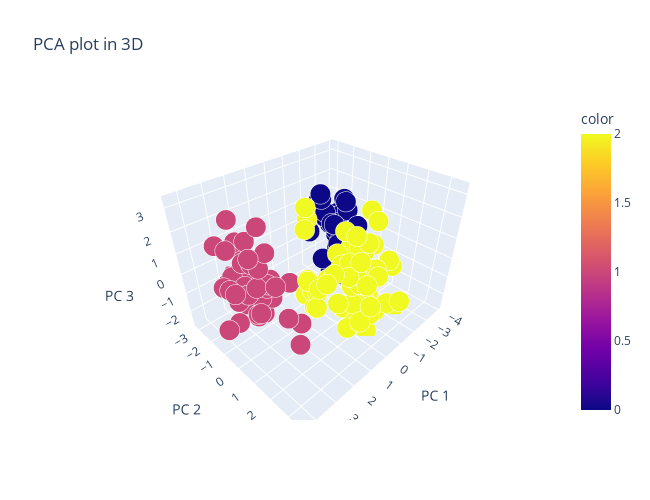

Write notebook code for a chart like this one.
### Markdown cell above
Se puede observar claramente los 3 clusters separados y los componentes que mejor describe a cada uno.

### Code cell
pca = PCA(n_components=3)
components = pca.fit_transform(X)

# Gráfica 3D
fig = px.scatter_3d(
    components, x=0, y=1, z=2, color=clusters, size=0.1*np.ones(len(X)), opacity = 1,
    title='PCA plot in 3D',
    labels={'0': 'PC 1', '1': 'PC 2', '2': 'PC 3'},
    width=650, height=500
)
fig.show()

### Figure 1 — Plotly figure (JSON) as saved in the notebook; plotly's stock layout.template omitted (floating-point values rounded to 4 significant figures; data arrays with more than 128 entries replaced by an {"elided": "..."} marker saying what was removed)
{"data": [{"hovertemplate": "PC 1=%{x}<br>PC 2=%{y}<br>PC 3=%{z}<br>size=%{marker.size}<br>color=%{marker.color}<extra></extra>", "legendgroup": "", "marker": {"color": {"elided": "161 int values"}, "coloraxis": "coloraxis", "opacity": 1, "size": {"elided": "161 float values"}, "sizemode": "area", "sizeref": 0.00025, "symbol": "circle"}, "mode": "markers", "name": "", "scene": "scene", "showlegend": false, "type": "scatter3d", "x": {"elided": "161 float values"}, "y": {"elided": "161 float values"}, "z": {"elided": "161 float values"}}], "layout": {"coloraxis": {"colorbar": {"title": {"text": "color"}}, "colorscale": [[0, "#0d0887"], [0.1111, "#46039f"], [0.2222, "#7201a8"], [0.3333, "#9c179e"], [0.4444, "#bd3786"], [0.5556, "#d8576b"], [0.6667, "#ed7953"], [0.7778, "#fb9f3a"], [0.8889, "#fdca26"], [1, "#f0f921"]]}, "height": 500, "legend": {"itemsizing": "constant", "tracegroupgap": 0}, "scene": {"domain": {"x": [0, 1], "y": [0, 1]}, "xaxis": {"title": {"text": "PC 1"}}, "yaxis": {"title": {"text": "PC 2"}}, "zaxis": {"title": {"text": "PC 3"}}}, "title": {"text": "PCA plot in 3D"}, "width": 650}}
